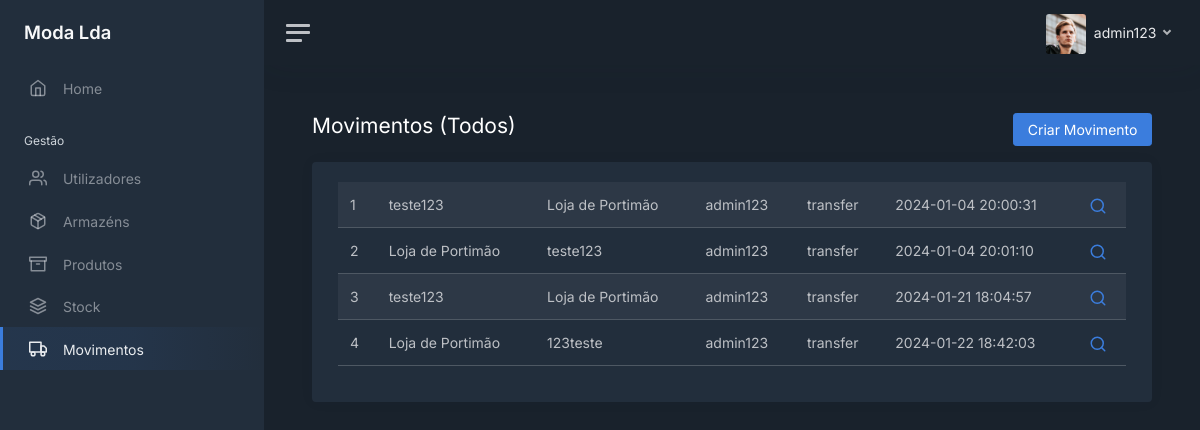
Screenshot of /movements (signed in) with the database file from the repository.
### modules/login/models.py (models this page shows, shortened)
class User(UserMixin, db.Model):
    __tablename__ = 'users'
    __table_args__ = {'extend_existing': True}
    id = db.Column(db.Integer, primary_key=True)
    username = db.Column(db.String(), unique=True)
    password = db.Column(db.String())
    role = db.Column(db.String())
    last_login = db.Column(db.DateTime, server_default=db.func.now())
    active = db.Column(db.Boolean, unique=False, default=True)

### modules/main/models.py (models this page shows, shortened)
class Warehouse(db.Model):
    __tablename__ = 'warehouses'
    __table_args__ = {'extend_existing': True}
    id = db.Column(db.Integer, primary_key=True)
    name = db.Column(db.String(), unique=True)
    address = db.Column(db.String())
    phone = db.Column(db.String())
    active = db.Column(db.Boolean, unique=False, default=True)

class Movements(db.Model):
    __tablename__ = 'movements'
    __table_args__ = {'extend_existing': True}
    id = db.Column(db.Integer, primary_key=True)
    user_id = db.Column(db.Integer, ForeignKey(User.id))
    from_warehouse_id = db.Column(db.Integer, ForeignKey(Warehouse.id)) #FromWarehouse
    to_warehouse_id = db.Column(db.Integer, ForeignKey(Warehouse.id)) #ToWarehouse
    typ = db.Column(db.String())
    date = db.Column(db.DateTime, default=db.func.now())
    from_warehouse = relationship('Warehouse', foreign_keys='Movements.from_warehouse_id')
    to_warehouse = relationship('Warehouse', foreign_keys='Movements.to_warehouse_id')
    user = relationship('User', foreign_keys='Movements.user_id')

### modules/main/views.py (the view)
@bp.route('/movements')
@login_required
def movements():
    movements_query = Movements.query.all()
    all_movements = []
    for movement in movements_query:
        all_movements.append(
            {
                "id": movement.id,
                "from": movement.from_warehouse.name,
                "to": movement.to_warehouse.name,
                "user": movement.user.username,
                "type": movement.typ,
                "date": movement.date,
            }
        )
    return render_template('movements/movements_table.html', user=current_user, tab="movements",
                           all_movements=all_movements)

### modules/login/models.py (called while the page is built)
@login_manager.user_loader
def load_user(user_id):
    return User.query.get(int(user_id))

### modules/main/templates/movements/movements_table.html (shortened to what this page needs)
<!DOCTYPE html>
<html lang="en">
<head>
    <link href="/static/css/dashboard.css" rel="stylesheet">
    <link href="https://cdn.datatables.net/1.13.7/css/dataTables.bootstrap5.min.css" rel="stylesheet">
</head>
{% extends "sidebar.html" %}
{% block content %}
    <div class="row">
        <div class="col float-start">
            <h1 class="h3 mb-3">Movimentos (Todos)</h1>
        </div>
        <div class="col">
            <div class="mb-3 float-end">
                <a href="/movements/add" class="btn btn-primary">Criar Movimento</a>
            </div>
        </div>
    </div>
    <div class="card">
        <div class="card-body">
            <div class="container-fluid">
                <table id="movements" class="table table-striped">
                    <tbody>
                    {% for movement in all_movements %}
                        <tr>
                            <td>{{ movement.id }}</td>
                            <td>{{ movement.from }}</td>
                            <td>{{ movement.to }}</td>
                            <td>{{ movement.user }}</td>
                            <td>{{ movement.type }}</td>
                            <td>{{ movement.date }}</td>
                            <td>
                                <a class="text-decoration-none" href="/movements/{{ movement.id }}">
                                    <i class="align-middle" data-feather="search"></i>
                                </a>
                            </td>
                        </tr>
                    {% endfor %}
                    </tbody>
                </table>
            </div>
        </div>
    </div>
{% endblock %}

### modules/main/templates/sidebar.html (shortened to what this page needs)
<body data-theme="dark">
<div class="wrapper">
    <nav id="sidebar" class="sidebar js-sidebar">
        <div class="sidebar-content js-simplebar">
            <a class="sidebar-brand" href="/home">
                <span class="align-middle">Moda Lda</span>
            </a>
            <ul class="sidebar-nav">
                <li class="sidebar-item {% if tab == 'home' %}active{% endif %}">
                    <a class="sidebar-link" href="/home">
                        <i class="align-middle" data-feather="home"></i> <span class="align-middle">Home</span>
                    </a>
                </li>
                <li class="sidebar-header">
                    Gestão
                </li>
                {% if user.role == 'admin' or user.role == 'gerente' %}
                <li class="sidebar-item {% if tab == 'users' %}active{% endif %}">
                    <a class="sidebar-link" href="/users">
                        <i class="align-middle" data-feather="users"></i> <span class="align-middle">Utilizadores</span>
                    </a>
                </li>
                {% endif %}
                {% if user.role == 'admin' or user.role == 'gerente' %}
                <li class="sidebar-item {% if tab == 'warehouses' %}active{% endif %}">
                    <a class="sidebar-link" href="/warehouses">
                        <i class="align-middle" data-feather="package"></i> <span class="align-middle">Armazéns</span>
                    </a>
                </li>
                {% endif %}
                <li class="sidebar-item {% if tab == 'products' %}active{% endif %}">
                    <a class="sidebar-link" href="/products">
                        <i class="align-middle" data-feather="archive"></i> <span class="align-middle">Produtos</span>
                    </a>
                </li>
                <li class="sidebar-item {% if tab == 'stock' %}active{% endif %}">
                    <a class="sidebar-link" href="/stock">
                        <i class="align-middle" data-feather="layers"></i> <span class="align-middle">Stock</span>
                    </a>
                </li>
                <li class="sidebar-item {% if tab == 'movements' %}active{% endif %}">
                    <a class="sidebar-link" href="/movements">
                        <i class="align-middle" data-feather="truck"></i> <span class="align-middle">Movimentos</span>
                    </a>
                </li>
            </ul>
        </div>
    </nav>
    <div class="main">
        <nav class="navbar navbar-expand navbar-light navbar-bg">
            <a class="sidebar-toggle js-sidebar-toggle">
                <i class="hamburger align-self-center"></i>
            </a>
            <div class="navbar-collapse collapse">
                <ul class="navbar-nav navbar-align">
                    <li class="nav-item dropdown">
                        <a class="nav-link dropdown-toggle d-none d-sm-inline-block" href="#" data-bs-toggle="dropdown">
                            <img src="/static/img/avatars/avatar.jpg" class="avatar img-fluid rounded me-1"
                                 alt="{{ user.username }}"/> <span class="text-dark"> {{ user.username }} </span>
                        </a>
                    </li>
                </ul>
            </div>
        </nav>
        <main class="content">
            <div class="container-fluid p-0">
                {% block content %}
                {% endblock %}
            </div>
        </main>
    </div>
</div>
</body>
</html>

### rows the page displays
User: username "admin123", user "admin123" "admin123" "admin123" "admin123"
Warehouse: from "teste123" "teste123", to "teste123"
Warehouse: to "Loja de Portimão" "Loja de Portimão", from "Loja de Portimão" "Loja de Portimão"
Movements: type "transfer", date "2024-01-04 20:00:31"
Movements: type "transfer", date "2024-01-04 20:01:10"
Movements: type "transfer", date "2024-01-21 18:04:57"
Warehouse: to "123teste"
Movements: type "transfer", date "2024-01-22 18:42:03"

### other values shown
{{ movement.id }} "1" "2" "3" "4"
